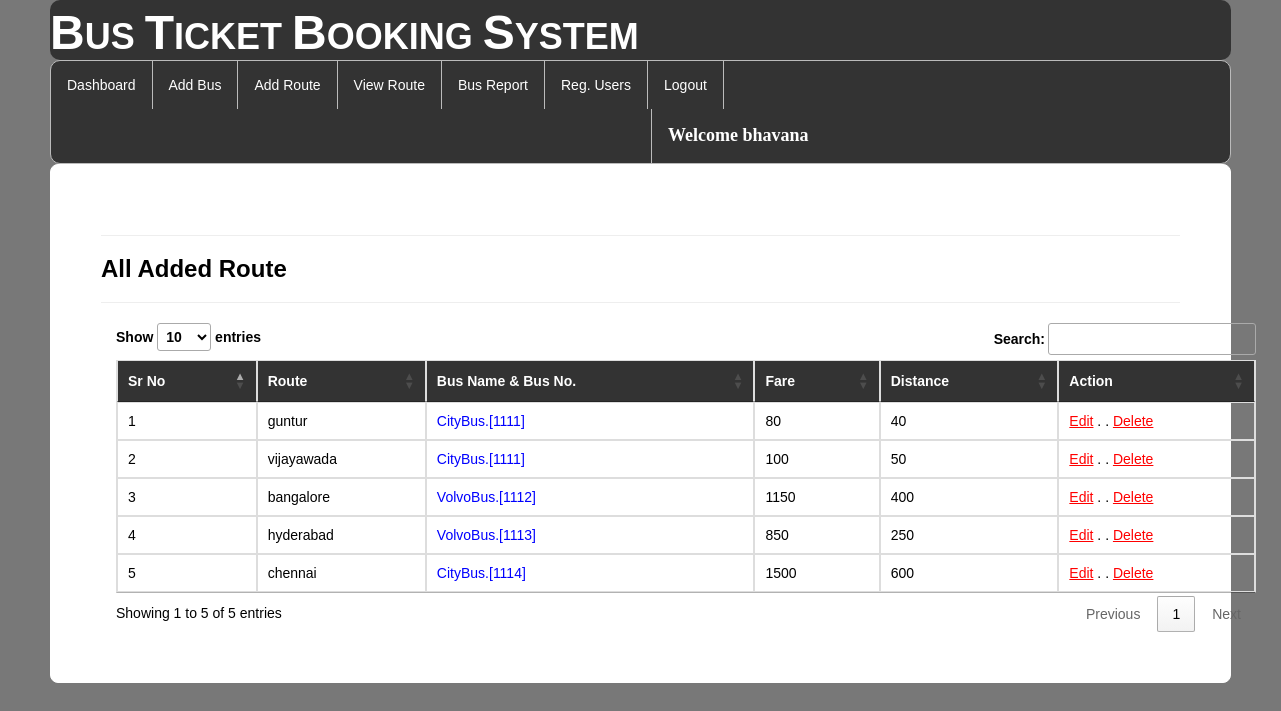
Screenshot of /availableroute/ (signed in) with the database file from the repository.
### bus/models.py (models this page shows, shortened)
class Add_route(models.Model):
    bus = models.ForeignKey(Add_Bus,on_delete=models.CASCADE,null=True)
    route = models.CharField(max_length=100,null=True)
    distance=models.IntegerField(null=True)
    fare=models.IntegerField(null=True)

class Add_Bus(models.Model):
    busname = models.CharField(max_length=30,null=True)
    bus_no = models.IntegerField(null=True)
    from_city = models.CharField(max_length=30,null=True)
    to_city = models.CharField(max_length=30,null=True)
    departuretime=models.CharField(max_length=30,null=True)
    arrivaltime=models.CharField(max_length=30,null=True)
    trevaltime=models.CharField(max_length=100,null=True)
    distance=models.IntegerField(null=True)
    img=models.FileField(null=True)

### bus/views.py (the view)
# urls.py: path('availableroute/', displayroute, name="availableroute"),
def displayroute(request):
    if not request.user.is_authenticated:
        return redirect('login')
    data = Add_route.objects.all()
    data2 = Add_Bus.objects.all()
    d = {'data':data,'data2':data2}
    return render(request,"availableroute.html",d)

### bus/templates/availableroute.html (shortened to what this page needs)
{% extends 'navigation3.html' %}
{% load static %}
{% block b %}
<div style="color:Black;border:1px solid white;border-radius:8px;background-color:white;padding:50px">
<hr><h3><strong>All Added Route</strong></h3><hr>
        <div class="container">
<table class="table table-bordered" id="myTable">
  <thead style="color:white;background-color:#333">
  <tr>
    <th>Sr No</th>
    <th>Route</th>
      <th>Bus Name & Bus No.</th>
    <th>Fare</th>
    <th>Distance</th>
    <th>Action</th>
  </tr>
  </thead>
   <tbody>
{% for i in data %}
  <tr>
    <td>{{forloop.counter}}</td>
    <td>{{i.route}}</td>
      <td style="color:blue">{{i.bus.busname}}.[{{i.bus.bus_no}}]</td>
    <td>{{i.fare}}</td>
    <td>{{i.distance}}</td>
    <td style="100px"><a href="{% url 'editroute' i.id %}" style="color:red"><u>Edit</u></a> . .
        <a href="{% url 'delete_route' i.id %}" style="color:red"><u>Delete</u></a></td>
  </tr>{% endfor %}
    </tbody>
</table>
 </div>
</div>
{% endblock %}

### bus/templates/navigation3.html (shortened to what this page needs)
{% extends 'head.html' %}
{% load static %}
{% block body %}
<link rel = stylesheet href = "//cdn.datatables.net/1.10.19/css/jquery.dataTables.min.css">
<ul class="id2">
  <li id="id1"><a href="{% url 'admindashboard' %}">Dashboard</a></li>
  <li id="id1"><a href="{% url 'add_bus' %}">Add Bus</a></li>
  <li id="id1"><a href="{% url 'add_route' %}">Add Route</a></li>
  <li id="id1"><a href="{% url 'availableroute' %}">View Route</a></li>
  <li id="id1"><a href="{% url 'view_bus'%}">Bus Report</a></li>
<li id="id1"><a href="{% url 'view_regusers' %}">Reg. Users</a></li>
  <li id="id1"><a href="{% url 'log_out' %}">Logout</a></li>
      <li id="id2" style="margin-left:600px"><a href="" style="color:white"><strong style="font-size:18px;font-family:cursive">Welcome {{request.user.username}}</strong></a></li>
</ul>
{% block b %}
{% endblock %}
{% endblock %}

### bus/templates/navigation3.html (style rules this page uses)
.id2 { list-style-type: none; margin: 0; padding: 0; overflow: hidden; background-color: #333; border-radius:10px; border:1px solid #bbb; }
#id1 { float: left; border-right:1px solid #bbb; }
#id2 { float: left; border-left:1px solid #bbb; }
li:last-child { border-right: none; }
li a { display: block; color: white; text-align: center; padding: 14px 16px; text-decoration: none; }
body { font-family: Arial, Helvetica, sans-serif; }

### rows the page displays
Add_route: route "guntur", bus.busname "CityBus", bus.bus_no "1111", fare "80", distance "40"
Add_route: route "vijayawada", bus.busname "CityBus", bus.bus_no "1111", fare "100", distance "50"
Add_route: route "bangalore", bus.busname "VolvoBus", bus.bus_no "1112", fare "1150", distance "400"
Add_route: route "hyderabad", bus.busname "VolvoBus", bus.bus_no "1113", fare "850", distance "250"
Add_route: route "chennai", bus.busname "CityBus", bus.bus_no "1114", fare "1500", distance "600"

### other values shown
{{ request.user.username }} "bhavana"
